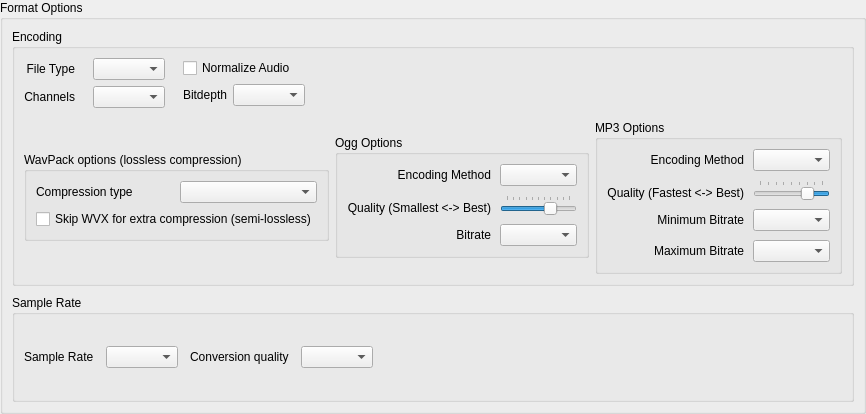
<ui version="4.0" >
 <class>ExportFormatOptionsWidget</class>
 <widget class="QWidget" name="ExportFormatOptionsWidget" >
  <property name="geometry" >
   <rect>
    <x>0</x>
    <y>0</y>
    <width>866</width>
    <height>414</height>
   </rect>
  </property>
  <property name="windowTitle" >
   <string>Export Format Options</string>
  </property>
  <layout class="QVBoxLayout" >
   <property name="leftMargin" >
    <number>0</number>
   </property>
   <property name="topMargin" >
    <number>0</number>
   </property>
   <property name="rightMargin" >
    <number>0</number>
   </property>
   <property name="bottomMargin" >
    <number>0</number>
   </property>
   <item>
    <widget class="QGroupBox" name="exportSpecificationsGroupBox" >
     <property name="sizePolicy" >
      <sizepolicy vsizetype="Preferred" hsizetype="Preferred" >
       <horstretch>0</horstretch>
       <verstretch>0</verstretch>
      </sizepolicy>
     </property>
     <property name="title" >
      <string>Format Options</string>
     </property>
     <layout class="QVBoxLayout" >
      <property name="spacing" >
       <number>9</number>
      </property>
      <property name="leftMargin" >
       <number>9</number>
      </property>
      <property name="topMargin" >
       <number>9</number>
      </property>
      <property name="rightMargin" >
       <number>9</number>
      </property>
      <property name="bottomMargin" >
       <number>9</number>
      </property>
      <item>
       <widget class="QGroupBox" name="groupBox_2" >
        <property name="title" >
         <string>Encoding</string>
        </property>
        <layout class="QVBoxLayout" >
         <property name="spacing" >
          <number>12</number>
         </property>
         <property name="leftMargin" >
          <number>9</number>
         </property>
         <property name="topMargin" >
          <number>9</number>
         </property>
         <property name="rightMargin" >
          <number>9</number>
         </property>
         <property name="bottomMargin" >
          <number>9</number>
         </property>
         <item>
          <layout class="QHBoxLayout" >
           <property name="spacing" >
            <number>18</number>
           </property>
           <property name="leftMargin" >
            <number>0</number>
           </property>
           <property name="topMargin" >
            <number>0</number>
           </property>
           <property name="rightMargin" >
            <number>0</number>
           </property>
           <property name="bottomMargin" >
            <number>0</number>
           </property>
           <item>
            <layout class="QVBoxLayout" >
             <property name="spacing" >
              <number>6</number>
             </property>
             <property name="leftMargin" >
              <number>0</number>
             </property>
             <property name="topMargin" >
              <number>0</number>
             </property>
             <property name="rightMargin" >
              <number>0</number>
             </property>
             <property name="bottomMargin" >
              <number>0</number>
             </property>
             <item>
              <widget class="QLabel" name="label_2" >
               <property name="text" >
                <string>File Type</string>
               </property>
               <property name="alignment" >
                <set>Qt::AlignRight|Qt::AlignTrailing|Qt::AlignVCenter</set>
               </property>
              </widget>
             </item>
             <item>
              <widget class="QLabel" name="label_4" >
               <property name="text" >
                <string>Channels</string>
               </property>
               <property name="alignment" >
                <set>Qt::AlignRight|Qt::AlignTrailing|Qt::AlignVCenter</set>
               </property>
              </widget>
             </item>
            </layout>
           </item>
           <item>
            <layout class="QVBoxLayout" >
             <property name="spacing" >
              <number>6</number>
             </property>
             <property name="leftMargin" >
              <number>0</number>
             </property>
             <property name="topMargin" >
              <number>0</number>
             </property>
             <property name="rightMargin" >
              <number>0</number>
             </property>
             <property name="bottomMargin" >
              <number>0</number>
             </property>
             <item>
              <widget class="QComboBox" name="audioTypeComboBox" >
               <property name="sizePolicy" >
                <sizepolicy vsizetype="Fixed" hsizetype="Preferred" >
                 <horstretch>4</horstretch>
                 <verstretch>0</verstretch>
                </sizepolicy>
               </property>
              </widget>
             </item>
             <item>
              <widget class="QComboBox" name="channelComboBox" />
             </item>
            </layout>
           </item>
           <item>
            <layout class="QVBoxLayout" >
             <property name="spacing" >
              <number>6</number>
             </property>
             <property name="leftMargin" >
              <number>0</number>
             </property>
             <property name="topMargin" >
              <number>0</number>
             </property>
             <property name="rightMargin" >
              <number>0</number>
             </property>
             <property name="bottomMargin" >
              <number>0</number>
             </property>
             <item>
              <widget class="QCheckBox" name="normalizeCheckBox" >
               <property name="sizePolicy" >
                <sizepolicy vsizetype="Fixed" hsizetype="Preferred" >
                 <horstretch>0</horstretch>
                 <verstretch>0</verstretch>
                </sizepolicy>
               </property>
               <property name="text" >
                <string>Normalize Audio</string>
               </property>
              </widget>
             </item>
             <item>
              <layout class="QHBoxLayout" >
               <property name="spacing" >
                <number>6</number>
               </property>
               <property name="leftMargin" >
                <number>0</number>
               </property>
               <property name="topMargin" >
                <number>0</number>
               </property>
               <property name="rightMargin" >
                <number>0</number>
               </property>
               <property name="bottomMargin" >
                <number>0</number>
               </property>
               <item>
                <widget class="QLabel" name="label_3" >
                 <property name="sizePolicy" >
                  <sizepolicy vsizetype="Preferred" hsizetype="Preferred" >
                   <horstretch>0</horstretch>
                   <verstretch>0</verstretch>
                  </sizepolicy>
                 </property>
                 <property name="text" >
                  <string>Bitdepth</string>
                 </property>
                 <property name="alignment" >
                  <set>Qt::AlignLeading|Qt::AlignLeft|Qt::AlignVCenter</set>
                 </property>
                </widget>
               </item>
               <item>
                <widget class="QComboBox" name="bitdepthComboBox" />
               </item>
              </layout>
             </item>
            </layout>
           </item>
           <item>
            <spacer>
             <property name="orientation" >
              <enum>Qt::Horizontal</enum>
             </property>
             <property name="sizeHint" >
              <size>
               <width>0</width>
               <height>20</height>
              </size>
             </property>
            </spacer>
           </item>
          </layout>
         </item>
         <item>
          <layout class="QHBoxLayout" >
           <property name="spacing" >
            <number>6</number>
           </property>
           <property name="leftMargin" >
            <number>0</number>
           </property>
           <property name="topMargin" >
            <number>0</number>
           </property>
           <property name="rightMargin" >
            <number>0</number>
           </property>
           <property name="bottomMargin" >
            <number>0</number>
           </property>
           <item>
            <widget class="QGroupBox" name="wacpackGroupBox" >
             <property name="sizePolicy" >
              <sizepolicy vsizetype="Maximum" hsizetype="Preferred" >
               <horstretch>0</horstretch>
               <verstretch>0</verstretch>
              </sizepolicy>
             </property>
             <property name="title" >
              <string>WavPack options (lossless compression)</string>
             </property>
             <layout class="QVBoxLayout" >
              <property name="spacing" >
               <number>6</number>
              </property>
              <property name="leftMargin" >
               <number>9</number>
              </property>
              <property name="topMargin" >
               <number>9</number>
              </property>
              <property name="rightMargin" >
               <number>9</number>
              </property>
              <property name="bottomMargin" >
               <number>9</number>
              </property>
              <item>
               <layout class="QHBoxLayout" >
                <property name="spacing" >
                 <number>6</number>
                </property>
                <property name="leftMargin" >
                 <number>0</number>
                </property>
                <property name="topMargin" >
                 <number>0</number>
                </property>
                <property name="rightMargin" >
                 <number>0</number>
                </property>
                <property name="bottomMargin" >
                 <number>0</number>
                </property>
                <item>
                 <widget class="QLabel" name="label_17" >
                  <property name="text" >
                   <string>Compression type</string>
                  </property>
                 </widget>
                </item>
                <item>
                 <widget class="QComboBox" name="wavpackCompressionComboBox" />
                </item>
               </layout>
              </item>
              <item>
               <widget class="QCheckBox" name="skipWVXCheckBox" >
                <property name="toolTip" >
                 <string>&lt;html>&lt;head>&lt;meta name="qrichtext" content="1" />&lt;style type="text/css">
p, li { white-space: pre-wrap; }
&lt;/style>&lt;/head>&lt;body style=" font-family:'Sans Serif'; font-size:9pt; font-weight:400; font-style:normal; text-decoration:none;">
&lt;p style=" margin-top:0px; margin-bottom:0px; margin-left:0px; margin-right:0px; -qt-block-indent:0; text-indent:0px;">This option reduces the storage of some floating-point data files by up to about 10% by eliminating some information that has virtually no effect on the audio data. &lt;/p>
&lt;p style="-qt-paragraph-type:empty; margin-top:0px; margin-bottom:0px; margin-left:0px; margin-right:0px; -qt-block-indent:0; text-indent:0px;">&lt;/p>
&lt;p style=" margin-top:0px; margin-bottom:0px; margin-left:0px; margin-right:0px; -qt-block-indent:0; text-indent:0px;">While this does technically make the compression lossy, it retains all the advantages of floating point data (&amp;gt;600 dB of dynamic range, no clipping, and 25 bits of resolution). &lt;/p>
&lt;p style="-qt-paragraph-type:empty; margin-top:0px; margin-bottom:0px; margin-left:0px; margin-right:0px; -qt-block-indent:0; text-indent:0px;">&lt;/p>
&lt;p style=" margin-top:0px; margin-bottom:0px; margin-left:0px; margin-right:0px; -qt-block-indent:0; text-indent:0px;">This also affects large integer compression by limiting the resolution to 24 bits.&lt;/p>&lt;/body>&lt;/html></string>
                </property>
                <property name="text" >
                 <string>Skip WVX for extra compression (semi-lossless)</string>
                </property>
               </widget>
              </item>
             </layout>
            </widget>
           </item>
           <item>
            <widget class="QGroupBox" name="oggOptionsGroupBox" >
             <property name="sizePolicy" >
              <sizepolicy vsizetype="Maximum" hsizetype="Preferred" >
               <horstretch>0</horstretch>
               <verstretch>0</verstretch>
              </sizepolicy>
             </property>
             <property name="title" >
              <string>Ogg Options</string>
             </property>
             <layout class="QGridLayout" >
              <property name="leftMargin" >
               <number>9</number>
              </property>
              <property name="topMargin" >
               <number>9</number>
              </property>
              <property name="rightMargin" >
               <number>9</number>
              </property>
              <property name="bottomMargin" >
               <number>9</number>
              </property>
              <property name="horizontalSpacing" >
               <number>9</number>
              </property>
              <property name="verticalSpacing" >
               <number>9</number>
              </property>
              <item row="2" column="0" >
               <widget class="QLabel" name="oggBitrateLabel" >
                <property name="sizePolicy" >
                 <sizepolicy vsizetype="Preferred" hsizetype="Preferred" >
                  <horstretch>4</horstretch>
                  <verstretch>0</verstretch>
                 </sizepolicy>
                </property>
                <property name="text" >
                 <string>Bitrate</string>
                </property>
                <property name="alignment" >
                 <set>Qt::AlignRight|Qt::AlignTrailing|Qt::AlignVCenter</set>
                </property>
               </widget>
              </item>
              <item row="2" column="1" >
               <widget class="QComboBox" name="oggBitrateComboBox" >
                <property name="sizePolicy" >
                 <sizepolicy vsizetype="Fixed" hsizetype="Expanding" >
                  <horstretch>5</horstretch>
                  <verstretch>0</verstretch>
                 </sizepolicy>
                </property>
               </widget>
              </item>
              <item row="1" column="1" >
               <widget class="QSlider" name="oggQualitySlider" >
                <property name="layoutDirection" >
                 <enum>Qt::LeftToRight</enum>
                </property>
                <property name="autoFillBackground" >
                 <bool>false</bool>
                </property>
                <property name="minimum" >
                 <number>0</number>
                </property>
                <property name="maximum" >
                 <number>10</number>
                </property>
                <property name="pageStep" >
                 <number>1</number>
                </property>
                <property name="value" >
                 <number>7</number>
                </property>
                <property name="tracking" >
                 <bool>true</bool>
                </property>
                <property name="orientation" >
                 <enum>Qt::Horizontal</enum>
                </property>
                <property name="invertedAppearance" >
                 <bool>false</bool>
                </property>
                <property name="invertedControls" >
                 <bool>false</bool>
                </property>
                <property name="tickPosition" >
                 <enum>QSlider::TicksAbove</enum>
                </property>
                <property name="tickInterval" >
                 <number>1</number>
                </property>
               </widget>
              </item>
              <item row="0" column="1" >
               <widget class="QComboBox" name="oggMethodComboBox" >
                <property name="sizePolicy" >
                 <sizepolicy vsizetype="Fixed" hsizetype="Expanding" >
                  <horstretch>5</horstretch>
                  <verstretch>0</verstretch>
                 </sizepolicy>
                </property>
               </widget>
              </item>
              <item row="1" column="0" >
               <widget class="QLabel" name="oggQualityLabel" >
                <property name="sizePolicy" >
                 <sizepolicy vsizetype="Preferred" hsizetype="Preferred" >
                  <horstretch>4</horstretch>
                  <verstretch>0</verstretch>
                 </sizepolicy>
                </property>
                <property name="text" >
                 <string>Quality (Smallest &lt;-> Best)</string>
                </property>
                <property name="alignment" >
                 <set>Qt::AlignBottom|Qt::AlignRight|Qt::AlignTrailing</set>
                </property>
               </widget>
              </item>
              <item row="0" column="0" >
               <widget class="QLabel" name="label_18" >
                <property name="sizePolicy" >
                 <sizepolicy vsizetype="Preferred" hsizetype="Preferred" >
                  <horstretch>4</horstretch>
                  <verstretch>0</verstretch>
                 </sizepolicy>
                </property>
                <property name="text" >
                 <string>Encoding Method</string>
                </property>
                <property name="alignment" >
                 <set>Qt::AlignRight|Qt::AlignTrailing|Qt::AlignVCenter</set>
                </property>
               </widget>
              </item>
             </layout>
            </widget>
           </item>
           <item>
            <widget class="QGroupBox" name="mp3OptionsGroupBox" >
             <property name="sizePolicy" >
              <sizepolicy vsizetype="Maximum" hsizetype="Preferred" >
               <horstretch>0</horstretch>
               <verstretch>0</verstretch>
              </sizepolicy>
             </property>
             <property name="title" >
              <string>MP3 Options</string>
             </property>
             <layout class="QGridLayout" >
              <property name="leftMargin" >
               <number>9</number>
              </property>
              <property name="topMargin" >
               <number>9</number>
              </property>
              <property name="rightMargin" >
               <number>9</number>
              </property>
              <property name="bottomMargin" >
               <number>9</number>
              </property>
              <property name="horizontalSpacing" >
               <number>9</number>
              </property>
              <property name="verticalSpacing" >
               <number>9</number>
              </property>
              <item row="0" column="0" >
               <widget class="QLabel" name="label_15" >
                <property name="sizePolicy" >
                 <sizepolicy vsizetype="Preferred" hsizetype="Preferred" >
                  <horstretch>4</horstretch>
                  <verstretch>0</verstretch>
                 </sizepolicy>
                </property>
                <property name="text" >
                 <string>Encoding Method</string>
                </property>
                <property name="alignment" >
                 <set>Qt::AlignRight|Qt::AlignTrailing|Qt::AlignVCenter</set>
                </property>
               </widget>
              </item>
              <item row="3" column="0" >
               <widget class="QLabel" name="mp3MaxBitrateLabel" >
                <property name="sizePolicy" >
                 <sizepolicy vsizetype="Preferred" hsizetype="Preferred" >
                  <horstretch>4</horstretch>
                  <verstretch>0</verstretch>
                 </sizepolicy>
                </property>
                <property name="text" >
                 <string>Maximum Bitrate</string>
                </property>
                <property name="alignment" >
                 <set>Qt::AlignRight|Qt::AlignTrailing|Qt::AlignVCenter</set>
                </property>
               </widget>
              </item>
              <item row="2" column="0" >
               <widget class="QLabel" name="mp3MinBitrateLabel" >
                <property name="sizePolicy" >
                 <sizepolicy vsizetype="Preferred" hsizetype="Preferred" >
                  <horstretch>4</horstretch>
                  <verstretch>0</verstretch>
                 </sizepolicy>
                </property>
                <property name="text" >
                 <string>Minimum Bitrate</string>
                </property>
                <property name="alignment" >
                 <set>Qt::AlignRight|Qt::AlignTrailing|Qt::AlignVCenter</set>
                </property>
               </widget>
              </item>
              <item row="1" column="0" >
               <widget class="QLabel" name="label_16" >
                <property name="sizePolicy" >
                 <sizepolicy vsizetype="Preferred" hsizetype="Preferred" >
                  <horstretch>4</horstretch>
                  <verstretch>0</verstretch>
                 </sizepolicy>
                </property>
                <property name="text" >
                 <string>Quality (Fastest &lt;-> Best)</string>
                </property>
                <property name="alignment" >
                 <set>Qt::AlignBottom|Qt::AlignRight|Qt::AlignTrailing</set>
                </property>
               </widget>
              </item>
              <item row="3" column="1" >
               <widget class="QComboBox" name="mp3MaxBitrateComboBox" >
                <property name="sizePolicy" >
                 <sizepolicy vsizetype="Fixed" hsizetype="Expanding" >
                  <horstretch>5</horstretch>
                  <verstretch>0</verstretch>
                 </sizepolicy>
                </property>
               </widget>
              </item>
              <item row="2" column="1" >
               <widget class="QComboBox" name="mp3MinBitrateComboBox" >
                <property name="sizePolicy" >
                 <sizepolicy vsizetype="Fixed" hsizetype="Expanding" >
                  <horstretch>5</horstretch>
                  <verstretch>0</verstretch>
                 </sizepolicy>
                </property>
               </widget>
              </item>
              <item row="0" column="1" >
               <widget class="QComboBox" name="mp3MethodComboBox" >
                <property name="sizePolicy" >
                 <sizepolicy vsizetype="Fixed" hsizetype="Expanding" >
                  <horstretch>5</horstretch>
                  <verstretch>0</verstretch>
                 </sizepolicy>
                </property>
               </widget>
              </item>
              <item row="1" column="1" >
               <widget class="QSlider" name="mp3QualitySlider" >
                <property name="layoutDirection" >
                 <enum>Qt::LeftToRight</enum>
                </property>
                <property name="autoFillBackground" >
                 <bool>false</bool>
                </property>
                <property name="minimum" >
                 <number>1</number>
                </property>
                <property name="maximum" >
                 <number>9</number>
                </property>
                <property name="pageStep" >
                 <number>1</number>
                </property>
                <property name="value" >
                 <number>3</number>
                </property>
                <property name="tracking" >
                 <bool>true</bool>
                </property>
                <property name="orientation" >
                 <enum>Qt::Horizontal</enum>
                </property>
                <property name="invertedAppearance" >
                 <bool>true</bool>
                </property>
                <property name="invertedControls" >
                 <bool>false</bool>
                </property>
                <property name="tickPosition" >
                 <enum>QSlider::TicksAbove</enum>
                </property>
                <property name="tickInterval" >
                 <number>1</number>
                </property>
               </widget>
              </item>
             </layout>
            </widget>
           </item>
          </layout>
         </item>
        </layout>
       </widget>
      </item>
      <item>
       <widget class="QGroupBox" name="groupBox" >
        <property name="sizePolicy" >
         <sizepolicy vsizetype="Preferred" hsizetype="Preferred" >
          <horstretch>0</horstretch>
          <verstretch>0</verstretch>
         </sizepolicy>
        </property>
        <property name="title" >
         <string>Sample Rate</string>
        </property>
        <layout class="QHBoxLayout" >
         <property name="spacing" >
          <number>12</number>
         </property>
         <property name="leftMargin" >
          <number>9</number>
         </property>
         <property name="topMargin" >
          <number>9</number>
         </property>
         <property name="rightMargin" >
          <number>9</number>
         </property>
         <property name="bottomMargin" >
          <number>9</number>
         </property>
         <item>
          <layout class="QHBoxLayout" >
           <property name="spacing" >
            <number>12</number>
           </property>
           <property name="leftMargin" >
            <number>0</number>
           </property>
           <property name="topMargin" >
            <number>0</number>
           </property>
           <property name="rightMargin" >
            <number>0</number>
           </property>
           <property name="bottomMargin" >
            <number>0</number>
           </property>
           <item>
            <widget class="QLabel" name="label_7" >
             <property name="sizePolicy" >
              <sizepolicy vsizetype="Preferred" hsizetype="Maximum" >
               <horstretch>0</horstretch>
               <verstretch>0</verstretch>
              </sizepolicy>
             </property>
             <property name="text" >
              <string>Sample Rate</string>
             </property>
            </widget>
           </item>
           <item>
            <widget class="QComboBox" name="sampleRateComboBox" >
             <property name="sizePolicy" >
              <sizepolicy vsizetype="Fixed" hsizetype="Preferred" >
               <horstretch>0</horstretch>
               <verstretch>0</verstretch>
              </sizepolicy>
             </property>
             <property name="sizeAdjustPolicy" >
              <enum>QComboBox::AdjustToContents</enum>
             </property>
            </widget>
           </item>
           <item>
            <widget class="QLabel" name="label_8" >
             <property name="sizePolicy" >
              <sizepolicy vsizetype="Preferred" hsizetype="Maximum" >
               <horstretch>0</horstretch>
               <verstretch>0</verstretch>
              </sizepolicy>
             </property>
             <property name="text" >
              <string>Conversion quality</string>
             </property>
            </widget>
           </item>
           <item>
            <widget class="QComboBox" name="resampleQualityComboBox" >
             <property name="sizePolicy" >
              <sizepolicy vsizetype="Fixed" hsizetype="Preferred" >
               <horstretch>0</horstretch>
               <verstretch>0</verstretch>
              </sizepolicy>
             </property>
            </widget>
           </item>
           <item>
            <spacer>
             <property name="orientation" >
              <enum>Qt::Horizontal</enum>
             </property>
             <property name="sizeHint" >
              <size>
               <width>0</width>
               <height>40</height>
              </size>
             </property>
            </spacer>
           </item>
          </layout>
         </item>
        </layout>
       </widget>
      </item>
     </layout>
    </widget>
   </item>
  </layout>
 </widget>
 <resources/>
 <connections/>
</ui>
